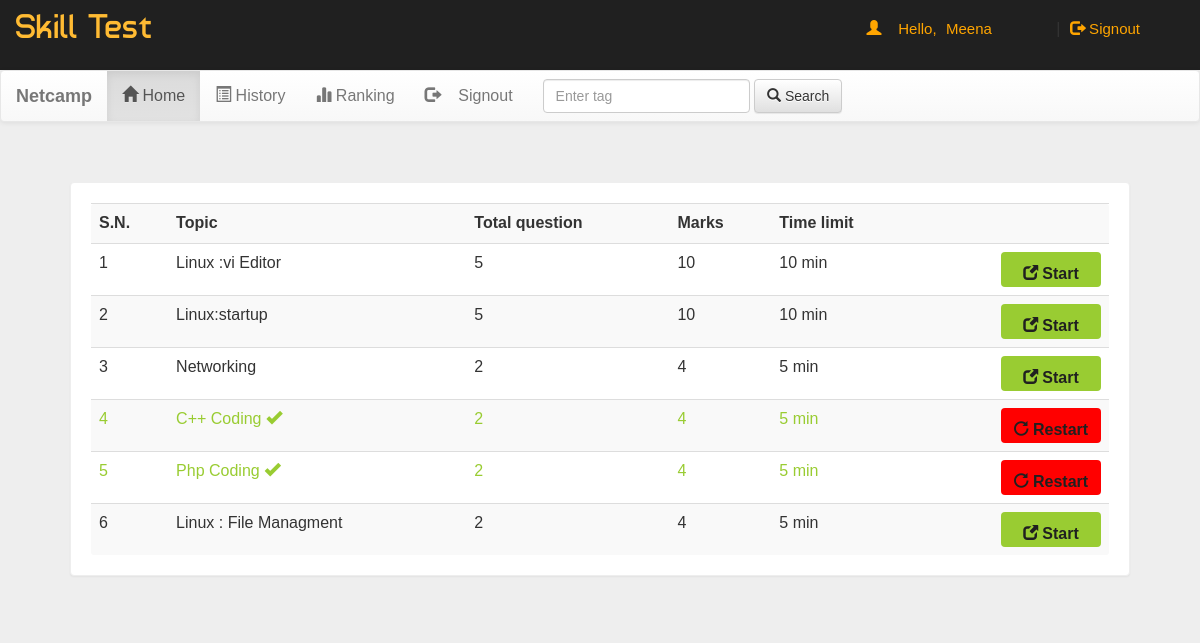
The app's page /account.php?q=1 (signed in) with its own data.
### tables this page shows
CREATE TABLE `quiz` (
  `eid` text NOT NULL,
  `title` varchar(100) NOT NULL,
  `sahi` int(11) NOT NULL,
  `wrong` int(11) NOT NULL,
  `total` int(11) NOT NULL,
  `time` bigint(20) NOT NULL,
  `intro` text NOT NULL,
  `tag` varchar(100) NOT NULL,
  `date` timestamp NOT NULL DEFAULT CURRENT_TIMESTAMP ON UPDATE CURRENT_TIMESTAMP
);

### account.php (the view, shortened to what this page needs)
<!DOCTYPE html PUBLIC "-//W3C//DTD XHTML 1.0 Transitional//EN" "http://www.w3.org/TR/xhtml1/DTD/xhtml1-transitional.dtd">
<html xmlns="http://www.w3.org/1999/xhtml">
<head>
  <link rel="stylesheet" href="css/bootstrap.min.css" />
  <link rel="stylesheet" href="css/bootstrap-theme.min.css" />
  <link rel="stylesheet" href="css/main.css">
  <link rel="stylesheet" href="css/font.css">
</head>
<body>
  <div class="header">
    <div class="row">
      <div class="col-lg-6">
        <span class="logo">Skill Test</span>
      </div>
      <div class="col-md-4 col-md-offset-2">
        <?php
        include_once 'dbConnection.php';
        if (!(isset($_SESSION['email']))) {
          header("location:index.php");
        } else {
          $name = $_SESSION['name'];
          $email = $_SESSION['email'];
          echo '<span class="pull-right top title1" ><span class="log1"><span class="glyphicon glyphicon-user" aria-hidden="true"></span>&nbsp;&nbsp;&nbsp;&nbsp;Hello,</span> <a href="account.php?q=1" class="log log1">' . $name . '</a>&nbsp;|&nbsp;<a href="logout.php?q=account.php" class="log"><span class="glyphicon glyphicon-log-out" aria-hidden="true"></span>&nbsp;Signout</button></a></span>';
        } ?>
      </div>
    </div>
  </div>
  <div class="bg">
    <nav class="navbar navbar-default title1">
      <div class="container-fluid">
        <div class="navbar-header">
          <a class="navbar-brand" href="#"><b>Netcamp</b></a>
        </div>
        <div class="collapse navbar-collapse" id="bs-example-navbar-collapse-1">
          <ul class="nav navbar-nav">
            <li <?php if (@$_GET['q'] == 1) echo 'class="active"'; ?>><a href="account.php?q=1"><span class="glyphicon glyphicon-home" aria-hidden="true"></span>&nbsp;Home<span class="sr-only">(current)</span></a></li>
            <li <?php if (@$_GET['q'] == 2) echo 'class="active"'; ?>><a href="account.php?q=2"><span class="glyphicon glyphicon-list-alt" aria-hidden="true"></span>&nbsp;History</a></li>
            <li <?php if (@$_GET['q'] == 3) echo 'class="active"'; ?>><a href="account.php?q=3"><span class="glyphicon glyphicon-stats" aria-hidden="true"></span>&nbsp;Ranking</a></li>
            <li class="pull-right"> <a href="logout.php?q=account.php"><span class="glyphicon glyphicon-log-out" aria-hidden="true"></span>&nbsp;&nbsp;&nbsp;&nbsp;Signout</a></li>
          </ul>
          <form class="navbar-form navbar-left" role="search">
            <div class="form-group">
              <input type="text" class="form-control" placeholder="Enter tag ">
            </div>
            <button type="submit" class="btn btn-default"><span class="glyphicon glyphicon-search" aria-hidden="true"></span>&nbsp;Search</button>
          </form>
        </div>
      </div>
    </nav>
    <div class="container">
      <div class="row">
        <div class="col-md-12">
          <?php if (@$_GET['q'] == 1) {
            $result = mysqli_query($con, "SELECT * FROM quiz ORDER BY date DESC") or die('Error');
            echo  '<div class="panel"><div class="table-responsive"><table class="table table-striped title1">
<tr><td><b>S.N.</b></td><td><b>Topic</b></td><td><b>Total question</b></td><td><b>Marks</b></td><td><b>Time limit</b></td><td></td></tr>';
            $c = 1;
            while ($row = mysqli_fetch_array($result)) {
              $title = $row['title'];
              $total = $row['total'];
              $sahi = $row['sahi'];
              $time = $row['time'];
              $eid = $row['eid'];
              $q12 = mysqli_query($con, "SELECT score FROM history WHERE eid='$eid' AND email='$email'") or die('Error98');
              $rowcount = mysqli_num_rows($q12);
              if ($rowcount == 0) {
                echo '<tr><td>' . $c++ . '</td><td>' . $title . '</td><td>' . $total . '</td><td>' . $sahi * $total . '</td><td>' . $time . '&nbsp;min</td>
	<td><b><a href="account.php?q=quiz&step=2&eid=' . $eid . '&n=1&t=' . $total . '" class="pull-right btn sub1" style="margin:0px;background:#99cc32"><span class="glyphicon glyphicon-new-window" aria-hidden="true"></span>&nbsp;<span class="title1"><b>Start</b></span></a></b></td></tr>';
              } else {
                echo '<tr style="color:#99cc32"><td>' . $c++ . '</td><td>' . $title . '&nbsp;<span title="This quiz is already solve by you" class="glyphicon glyphicon-ok" aria-hidden="true"></span></td><td>' . $total . '</td><td>' . $sahi * $total . '</td><td>' . $time . '&nbsp;min</td>
	<td><b><a href="update.php?q=quizre&step=25&eid=' . $eid . '&n=1&t=' . $total . '" class="pull-right btn sub1" style="margin:0px;background:red"><span class="glyphicon glyphicon-repeat" aria-hidden="true"></span>&nbsp;<span class="title1"><b>Restart</b></span></a></b></td></tr>';
              }
            }
            echo '</table></div></div>';
          } ?>
        </div>
      </div>
    </div>
  </div>
</body>
</html>

### css/main.css (style rules this page uses)
body { overflow-x:hidden; width:100%; font: 15px "Century Gothic", "Times Roman", sans-serif; background:#eee; min-height:550px; background-attachment:fixed; }
.bg { min-height:540px; }
.panel { border-color:#eee; margin:40px; padding:20px; font: 15px "Century Gothic", "Times Roman", sans-serif; }
.header { background:#202020; height:70px; }
.logo { font-family:'typo'; font-size:35px; color:#ffbb33; margin:15px; }
.title1 { font: 16px "Century Gothic", "Times Roman", sans-serif; }
.sub1 { width:90px; color:#202020; background:orange; font-size:15px; height:35px; margin:20px; padding:10px; width:100px; }
.top { margin-top:20px; }
.log1 { font: 15px 'Ubuntu', sans-serif; color:orange; margin-left:10px; }
.log { margin:10px; margin-right:60px; margin-left:5px; color:orange; text-decoration:none; font-size:20px; font-size:15px; }

### records on screen
quiz: title "Linux :vi Editor", total "5", $sahi * $total "10", time "10"
quiz: title "Linux:startup", total "5", $sahi * $total "10", time "10"
quiz: title "Networking", total "2", $sahi * $total "4", time "5"
quiz: title "C++ Coding", total "2", $sahi * $total "4", time "5"
quiz: title "Php Coding", total "2", $sahi * $total "4", time "5"
quiz: title "Linux : File Managment", total "2", $sahi * $total "4", time "5"

### other values on screen
$name "Meena"
